Frame 1 (no input): blank canvas, image omitted
Frame 60 (no input): blank canvas, image omitted
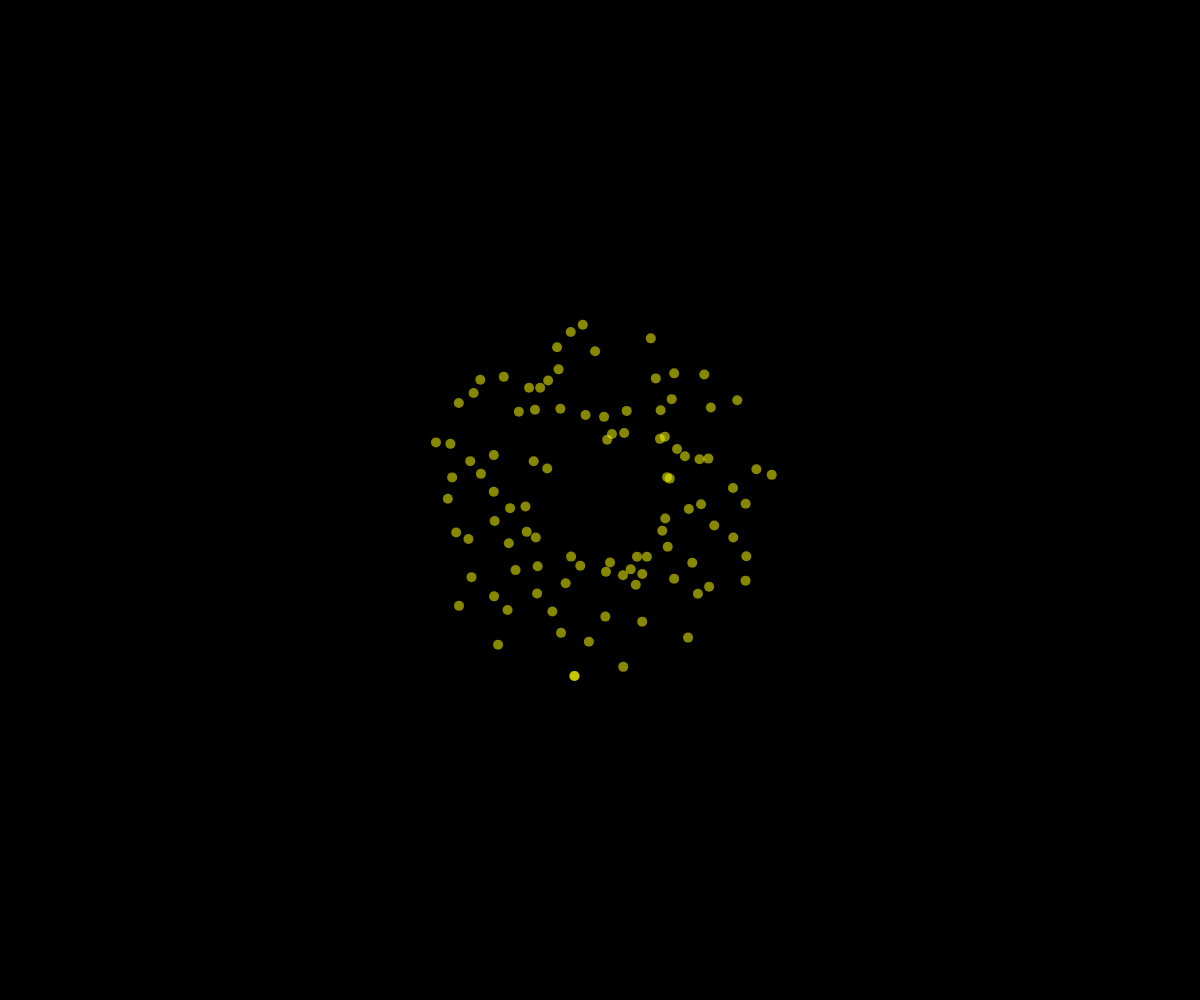
Frame 120 (the mouse pressed at the canvas centre since frame 60)

The p5.js sketch whose frames 1 and 60 were blank and that drew this single picture after the mouse press (run headless with seeded random() and noise() and a simulated clock; from frame 60 on, the mouse is pressed at the canvas centre):

// p5.js sketch
// ── sketch.js
// Fireworks Trig Demo
// Umair Khan
// 10/8/2021

let fireworks = [];

function setup() {
  createCanvas(windowWidth, windowHeight);
}

function draw() {
  background("black");

  for (let i=fireworks.length-1; i>=0; i--) {
    if (fireworks[i].isDead()) {
      //remove from the array
      fireworks.splice(i, 1);
    }
    else {
      fireworks[i].update();
      fireworks[i].display();
    }
  }
}

function mousePressed() {
  angleMode(DEGREES);
  let numberOfFireworks = 100;
  for (let i=0; i<numberOfFireworks; i++) {
    let scalar = random(1, 3);
    let dx = cos(i*360/numberOfFireworks + random(-3, 3)) * scalar;
    let dy = sin(i*360/numberOfFireworks + random(-3, 3)) * scalar;
    let someParticle = new Particle(mouseX, mouseY, dx, dy);
    fireworks.push(someParticle);
  }
}

class Particle {
  constructor(x, y, dx, dy) {
    this.x = x;
    this.y = y;
    this.size = 10;
    this.dx = dx;
    this.dy = dy;
    this.alpha = 255;
    this.color = color(255, 255, 0, this.alpha);
  }

  display() {
    noStroke();
    this.color = color(255, 255, 0, this.alpha);
    fill(this.color);
    circle(this.x, this.y, this.size);
  }

  update() {
    this.x += this.dx;
    this.y += this.dy;

    this.alpha-=2;
  }

  isDead() {
    return this.alpha <= 0;
  }

}
